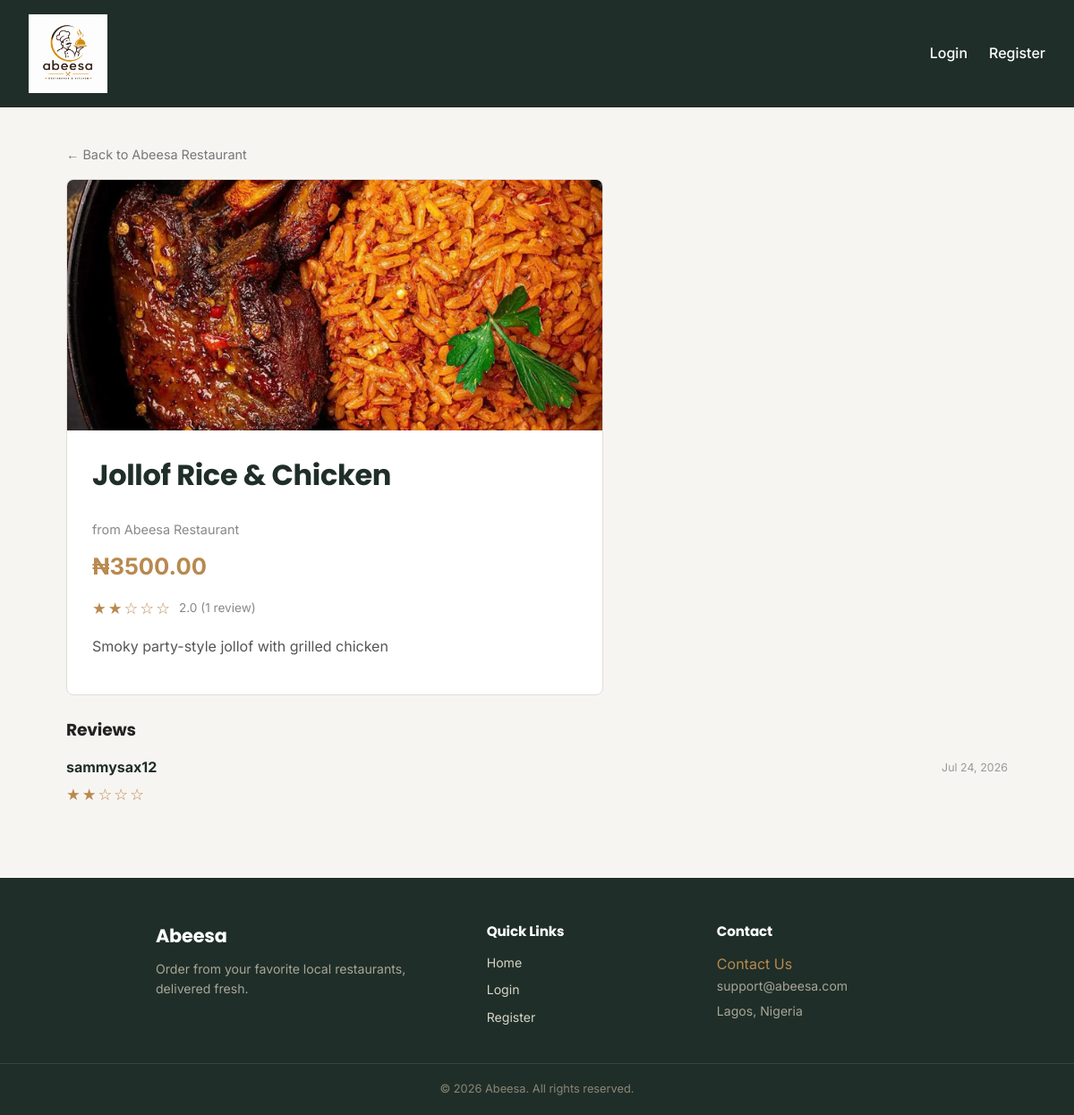
/menu-items/1/, run on the app's committed database.
### restaurants/models.py (models this page shows, shortened)
class MenuItem(models.Model):
    restaurant = models.ForeignKey(Restaurant, on_delete=models.CASCADE, related_name='menu_items')
    name = models.CharField(max_length=100)
    description = models.TextField(blank=True)
    price = models.DecimalField(max_digits=6, decimal_places=2)
    image = models.ImageField(upload_to='menu_items/', blank=True, null=True)
    is_available = models.BooleanField(default=True)
    def average_rating(self):
        reviews = self.reviews.all()
        if not reviews:
            return None
        return round(sum(r.rating for r in reviews) / len(reviews), 1)
    def review_count(self):
        return self.reviews.count()

class Restaurant(models.Model):
    name = models.CharField(max_length=100)
    address = models.CharField(max_length=255)
    opening_time = models.TimeField()
    closing_time = models.TimeField()
    owner = models.ForeignKey(User, on_delete=models.CASCADE, related_name='restaurants')
    bank_name = models.CharField(max_length=100, blank=True)
    account_number = models.CharField(max_length=20, blank=True)
    account_name = models.CharField(max_length=100, blank=True)

class Review(models.Model):
    menu_item = models.ForeignKey(MenuItem, on_delete=models.CASCADE, related_name='reviews')
    customer = models.ForeignKey(User, on_delete=models.CASCADE, related_name='reviews')
    rating = models.PositiveSmallIntegerField()
    comment = models.TextField(blank=True)
    created_at = models.DateTimeField(auto_now_add=True)
    class Meta:
        unique_together = ('menu_item', 'customer')

### restaurants/views.py (the view)
# urls.py: path('menu-items/<int:pk>/', views.menu_item_detail, name='menu_item_detail'),
def menu_item_detail(request, pk):
    item = get_object_or_404(MenuItem, pk=pk)
    is_owner = request.user.is_authenticated and item.restaurant.owner == request.user
    reviews = item.reviews.all().order_by('-created_at')
    existing_review = None
    if request.user.is_authenticated:
        existing_review = Review.objects.filter(menu_item=item, customer=request.user).first()
    if request.method == 'POST' and request.user.is_authenticated:
        form = ReviewForm(request.POST, instance=existing_review)
        if form.is_valid():
            review = form.save(commit=False)
            review.menu_item = item
            review.customer = request.user
            review.save()
            messages.success(request, "Thanks for your review!")
            return redirect('menu_item_detail', pk=item.pk)
    else:
        form = ReviewForm(instance=existing_review)
    return render(request, 'restaurants/menu_item_detail.html', {
        'item': item,
        'is_owner': is_owner,
        'reviews': reviews,
        'form': form,
        'existing_review': existing_review,
    })

### templates/restaurants/menu_item_detail.html (shortened to what this page needs)
{% extends "base.html" %}
{% block content %}
  <a href="{% url 'restaurant_detail' item.restaurant.pk %}" class="back-link">&larr; Back to {{ item.restaurant.name }}</a>
  <div class="menu-detail-card">
    {% if item.image %}
      <img src="{{ item.image.url }}" alt="{{ item.name }}" class="menu-detail-image">
    {% endif %}
    <div class="menu-detail-body">
      <h1>{{ item.name }}</h1>
      <p class="menu-detail-restaurant">from {{ item.restaurant.name }}</p>
      <p class="menu-detail-price">₦{{ item.price }}</p>
      <div class="review-summary">
        {% if item.average_rating %}
          <span class="stars">{% for i in "12345" %}{% if forloop.counter <= item.average_rating %}★{% else %}☆{% endif %}{% endfor %}</span>
          <span class="review-count">{{ item.average_rating }} ({{ item.review_count }} review{{ item.review_count|pluralize }})</span>
        {% else %}
          <span class="review-count">No reviews yet</span>
        {% endif %}
      </div>
      {% if item.description %}
        <p class="menu-detail-desc">{{ item.description }}</p>
      {% endif %}
    </div>
  </div>
  {% if reviews %}
    <div class="review-list">
      <h3>Reviews</h3>
      {% for review in reviews %}
        <div class="review-item">
          <div class="review-item-head">
            <strong>{{ review.customer.username }}</strong>
            <span class="review-item-date">{{ review.created_at|date:"M d, Y" }}</span>
          </div>
          <span class="stars">{% for i in "12345" %}{% if forloop.counter <= review.rating %}★{% else %}☆{% endif %}{% endfor %}</span>
        </div>
      {% endfor %}
    </div>
  {% endif %}
{% endblock %}

### static/css/main.css (style rules this page uses)
* { box-sizing: border-box; margin: 0; padding: 0; }
body { font-family: 'Inter', 'Segoe UI', Arial, sans-serif; background-color: #f7f5f2; color: #222; line-height: 1.6; }
h1, h2, h3, h4 { font-family: 'Poppins', 'Segoe UI', Arial, sans-serif; letter-spacing: -0.01em; }
a { text-decoration: none; color: #b8894f; }
h1 { margin-bottom: 24px; color: #1f2e28; }
.back-link { display: inline-block; margin-bottom: 16px; font-size: 0.9rem; color: #777; }
.menu-detail-card { background: #fff; border: 1px solid #e0ddd6; border-radius: 8px; overflow: hidden; max-width: 600px; }
.menu-detail-image { display: block; width: 100%; height: 280px; object-fit: cover; }
.menu-detail-body { padding: 24px 28px; }
.menu-detail-restaurant { color: #888; font-size: 0.9rem; margin-bottom: 10px; }
.menu-detail-price { color: #b8894f; font-size: 1.6rem; font-weight: 700; margin-bottom: 12px; }
.menu-detail-desc { color: #555; line-height: 1.6; margin: 16px 0; }
.review-summary { display: flex; align-items: center; gap: 8px; margin-bottom: 16px; }
.stars { color: #b8894f; font-size: 1.1rem; letter-spacing: 2px; }
.review-count { color: #888; font-size: 0.85rem; }
.review-list { margin-top: 24px; }
.review-item { border-bottom: 1px solid #eee; padding: 14px 0; }
.review-item:last-child { border-bottom: none; }
.review-item-head { display: flex; justify-content: space-between; align-items: center; margin-bottom: 4px; }
.review-item-head strong { color: #1f2e28; }
.review-item-date { color: #999; font-size: 0.78rem; }

### data on the page
MenuItem: restaurant.name "Abeesa Restaurant", image (picture), name "Jollof Rice & Chicken", price "3500.00", average_rating "2.0", review_count "1", description "Smoky party-style jollof with grilled chicken"
Review: customer.username "sammysax12", created_at "Jul 24, 2026"
